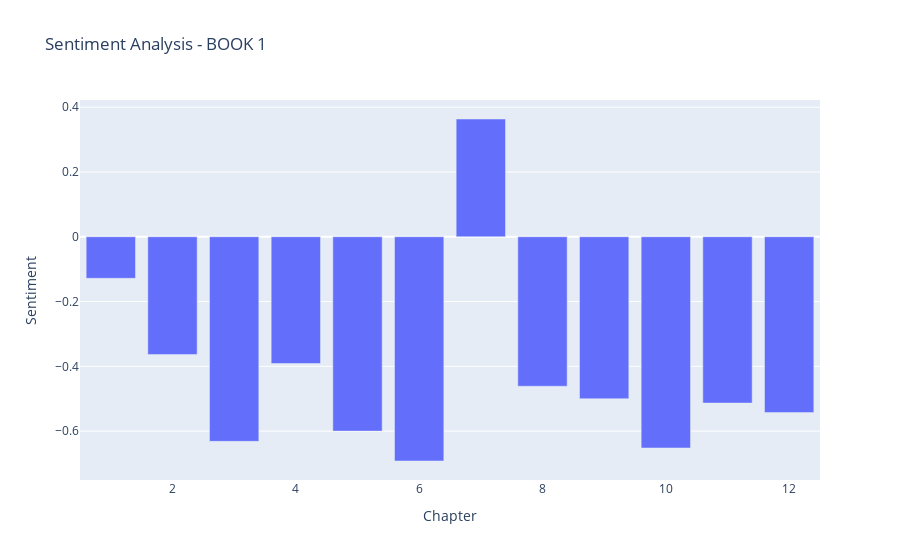
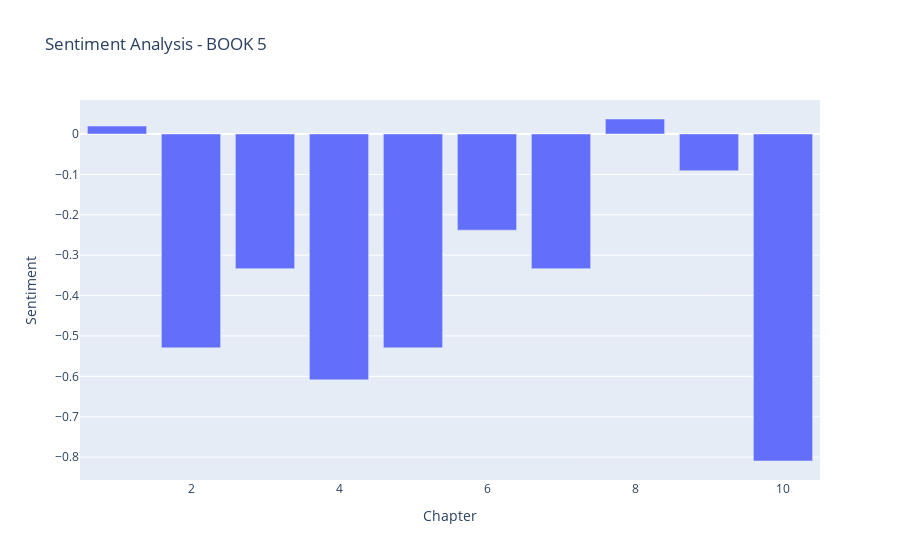
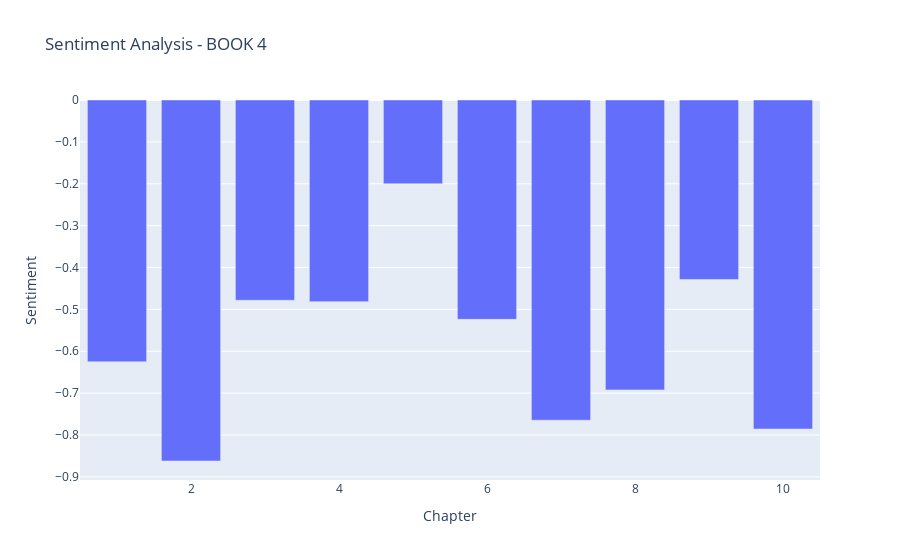
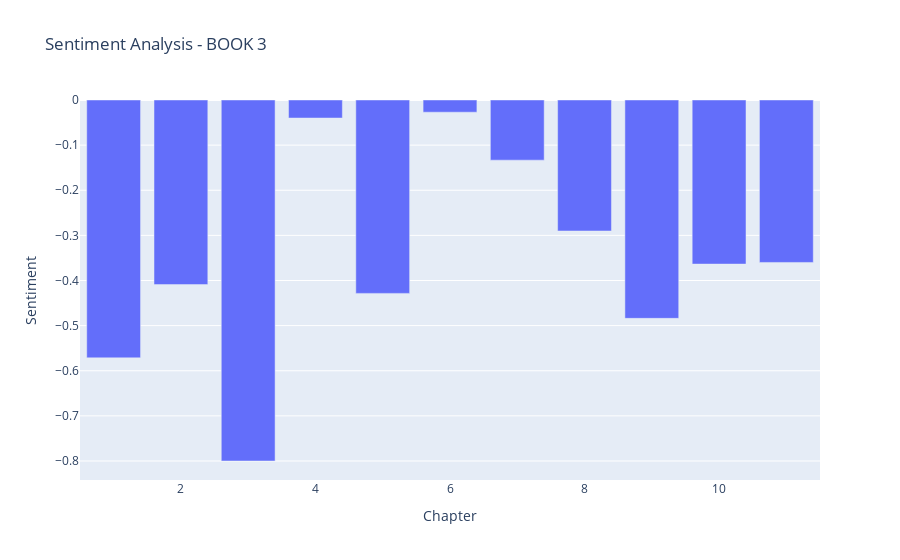

Notebook cell for these charts, in order:
### Markdown cell above
2.3 Creating the visualization of the data

### Code cell
# Create separate plots for each book
figs = []

for book in df['Book'].unique():
    book_data = avg_sentiment_per_chapter[avg_sentiment_per_chapter['Book'] == book]
    fig = go.Figure()
    fig.add_trace(go.Bar(x=book_data['Chapter'], y=book_data['sentiment_value'], name=f'{book} Sentiment per Chapter'))
    fig.update_layout(title=f'Sentiment Analysis - {book}', xaxis_title='Chapter', yaxis_title='Sentiment')
    figs.append(fig)

# Subplot 2: Average sentiment per book
fig_avg_sentiment = go.Figure(go.Bar(x=avg_sentiment_per_book['Book'], y=avg_sentiment_per_book['sentiment_value'], name='Average Sentiment per Book'))
fig_avg_sentiment.update_layout(title='Average Sentiment per Book', xaxis_title='Book', yaxis_title='Average Sentiment')

# Subplot 3: Overall mean sentiment
fig_overall_sentiment = go.Figure(go.Indicator(mode="number", value=overall_sentiment, title={"text": "The overall sentiment of the series is:"}))
fig_overall_sentiment.update_layout(title='Overall Mean Sentiment')

# Display the figures
for i, fig in enumerate(figs):
    fig.show()
fig_avg_sentiment.show()
fig_overall_sentiment.show()

### Figure 1 — Plotly figure (JSON) as saved in the notebook; plotly's stock layout.template omitted (floating-point values rounded to 4 significant figures)
{"data": [{"name": "BOOK 1 Sentiment per Chapter", "type": "bar", "x": [1, 2, 3, 4, 5, 6, 7, 8, 9, 10, 11, 12], "y": [-0.1282, -0.3636, -0.6316, -0.3913, -0.6, -0.6923, 0.3636, -0.4615, -0.5, -0.6522, -0.5135, -0.5429]}], "layout": {"title": {"text": "Sentiment Analysis - BOOK 1"}, "xaxis": {"title": {"text": "Chapter"}}, "yaxis": {"title": {"text": "Sentiment"}}}}

### Figure 2 — Plotly figure (JSON) as saved in the notebook; plotly's stock layout.template omitted (floating-point values rounded to 4 significant figures)
{"data": [{"name": "BOOK 5 Sentiment per Chapter", "type": "bar", "x": [1, 2, 3, 4, 5, 6, 7, 8, 9, 10], "y": [0.01961, -0.5294, -0.3333, -0.6087, -0.5294, -0.2381, -0.3333, 0.03704, -0.09091, -0.8095]}], "layout": {"title": {"text": "Sentiment Analysis - BOOK 5"}, "xaxis": {"title": {"text": "Chapter"}}, "yaxis": {"title": {"text": "Sentiment"}}}}

### Figure 3 — Plotly figure (JSON) as saved in the notebook; plotly's stock layout.template omitted (floating-point values rounded to 4 significant figures)
{"data": [{"name": "BOOK 4 Sentiment per Chapter", "type": "bar", "x": [1, 2, 3, 4, 5, 6, 7, 8, 9, 10], "y": [-0.625, -0.8621, -0.4783, -0.4815, -0.2, -0.5238, -0.7647, -0.6923, -0.4286, -0.7857]}], "layout": {"title": {"text": "Sentiment Analysis - BOOK 4"}, "xaxis": {"title": {"text": "Chapter"}}, "yaxis": {"title": {"text": "Sentiment"}}}}

### Figure 4 — Plotly figure (JSON) as saved in the notebook; plotly's stock layout.template omitted (floating-point values rounded to 4 significant figures)
{"data": [{"name": "BOOK 3 Sentiment per Chapter", "type": "bar", "x": [1, 2, 3, 4, 5, 6, 7, 8, 9, 10, 11], "y": [-0.5714, -0.4091, -0.8, -0.04, -0.4286, -0.02703, -0.1333, -0.2903, -0.4839, -0.3636, -0.36]}], "layout": {"title": {"text": "Sentiment Analysis - BOOK 3"}, "xaxis": {"title": {"text": "Chapter"}}, "yaxis": {"title": {"text": "Sentiment"}}}}
